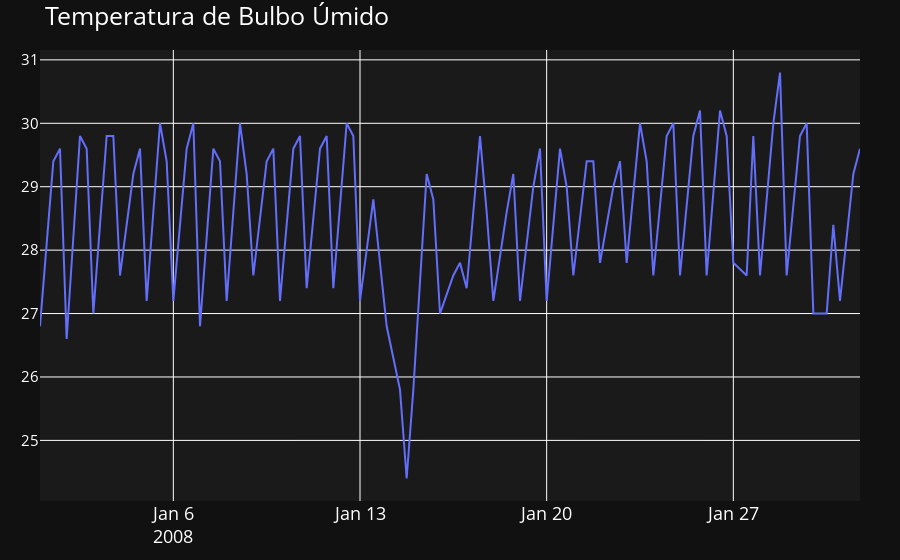

Write notebook code for a chart like this one.
### Code cell
#Modificando layout
fig = go.Figure([go.Scatter(x=df['2008-01'].index, y=df['TempBulboSeco']['2008-01'])])
fig.update_layout(title="Temperatura de Bulbo Úmido",
                    margin = dict(l=40,r=40,t=50,b=40),     #Tamanhos da margem
                    plot_bgcolor = '#1a1a1a',               #Cor do grid
                    paper_bgcolor=  '#111111',              #Cor do background
                    font =dict(
                            color = 'white',                #Cor do texto
                            size=18                         #Tamanho do Texto
                    ),
                    yaxis = dict(
                        tickfont = dict(size=15)            #Tamanho da fonte do eixo y
                    )
                )
fig.show()
